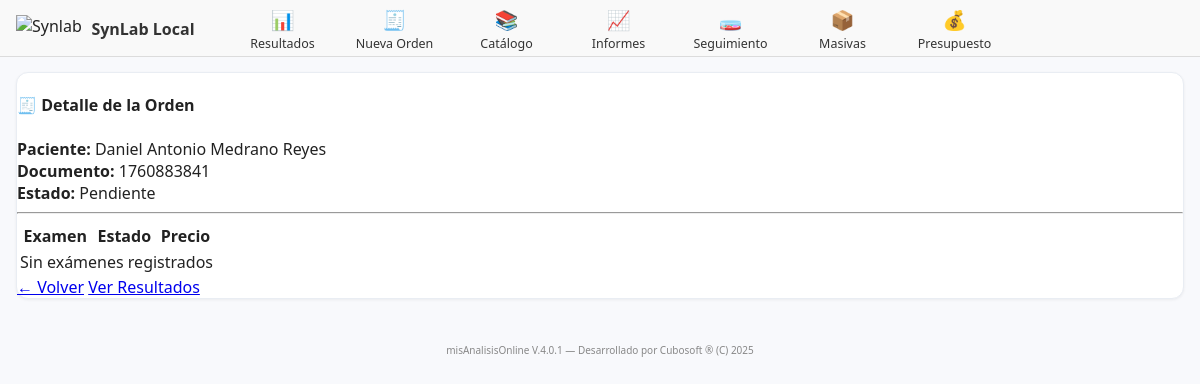
Page /ordenes/5/ (signed in) on the committed database.
### laboratorio/models.py (models this page shows, shortened)
class Orden(models.Model):
    paciente = models.ForeignKey(Paciente, on_delete=models.CASCADE)
    numero_orden = models.CharField(max_length=20, unique=True)
    fecha = models.DateTimeField(auto_now_add=True)
    medico = models.CharField(max_length=150, blank=True, null=True)
    tipo = models.CharField(max_length=20, choices=[('Rutina', 'Rutina'), ('Urgente', 'Urgente')], default='Rutina')
    estado = models.CharField(max_length=20, choices=[
        ('Pendiente', 'Pendiente'),
        ('En proceso', 'En proceso'),
        ('Validado', 'Validado'),
    ], default='Pendiente')
    total = models.DecimalField(max_digits=10, decimal_places=2, default=0.00)
    observaciones = models.TextField(blank=True, null=True)
    equipo = models.ForeignKey(Equipo, on_delete=models.SET_NULL, null=True, blank=True)
    creado_en = models.DateTimeField(auto_now_add=True)
    actualizado_en = models.DateTimeField(auto_now=True)
    creado_por = models.ForeignKey(User, related_name='orden_creado_por', on_delete=models.SET_NULL, null=True, blank=True)
    modificado_por = models.ForeignKey(User, related_name='orden_modificado_por', on_delete=models.SET_NULL, null=True, blank=True)

class Paciente(models.Model):
    documento_identidad = models.CharField(max_length=20, unique=True)
    nombre_completo = models.CharField(max_length=150)
    sexo = models.CharField(max_length=10, choices=[('M', 'Masculino'), ('F', 'Femenino')])
    fecha_nacimiento = models.DateField(null=True, blank=True)
    telefono = models.CharField(max_length=20, blank=True, null=True)
    email = models.EmailField(blank=True, null=True)
    direccion = models.TextField(blank=True, null=True)
    numero_registro = models.PositiveIntegerField(unique=True, editable=False, null=True, blank=True)
    creado_en = models.DateTimeField(auto_now_add=True)
    actualizado_en = models.DateTimeField(auto_now=True)
    creado_por = models.ForeignKey(User, related_name='paciente_creado_por', on_delete=models.SET_NULL, null=True, blank=True)
    modificado_por = models.ForeignKey(User, related_name='paciente_modificado_por', on_delete=models.SET_NULL, null=True, blank=True)

### laboratorio/views.py (the view)
# urls.py: path('ordenes/<int:orden_id>/', views.detalle_orden, name='detalle_orden'),
@login_required
def detalle_orden(request, orden_id):
    orden = get_object_or_404(Orden, id=orden_id)
    examenes = orden.examenes.all()
    return render(request, 'laboratorio/detalle_orden.html', {'orden': orden, 'examenes': examenes})

### laboratorio/templates/laboratorio/detalle_orden.html (shortened to what this page needs)
{% extends "base.html" %}
{% block content %}
<div class="card shadow-sm p-4 bg-white">
  <h4 class="mb-3">🧾 Detalle de la Orden</h4>
  <div class="mb-2"><strong>Paciente:</strong> {{ orden.paciente.nombre_completo }}</div>
  <div class="mb-2"><strong>Documento:</strong> {{ orden.paciente.documento_identidad }}</div>
  <div class="mb-3">
    <strong>Estado:</strong>
    <span class="badge bg-info text-dark">{{ orden.estado }}</span>
  </div>
  <hr>
  <table class="table table-sm table-striped align-middle mb-4">
    <thead>
      <tr>
        <th>Examen</th>
        <th>Estado</th>
        <th class="text-end">Precio</th>
      </tr>
    </thead>
    <tbody>
      {% for ex in examenes %}
      <tr>
        <td>{{ ex.examen.nombre }}</td>
        <td>{{ ex.estado }}</td>
        <td class="text-end">${{ ex.precio|floatformat:2 }}</td>
      </tr>
      {% empty %}
      <tr>
        <td colspan="3" class="text-center text-muted py-3">Sin exámenes registrados</td>
      </tr>
      {% endfor %}
    </tbody>
  </table>
  <div class="d-flex justify-content-between">
    <a href="{% url 'lista_ordenes' %}" class="btn btn-secondary">← Volver</a>
    <a href="{% url 'resultados_orden' orden.id %}" class="btn btn-primary">Ver Resultados</a>
  </div>
</div>
{% endblock %}

### laboratorio/static/laboratorio/CSS/estilo_ordenes.css (style rules this page uses)
:root { --bg:#f6f7fb; --card:#ffffff; --line:#e9edf3; --text:#2a2f36; --muted:#6a7380; --primary:#0b62c3; --primary-tint:#e8f2ff; --secondary:#5e6b7c; --secondary-tint:#eef2f6; --info:#7d8793; --shadow:0 1px 3px rgba(0,0,0,.06); --radius:12px; }
body { margin:0; background:var(--bg); color:var(--text); font-family:-apple-system,"Segoe UI",Roboto,Inter,Arial,sans-serif; }
.card { background:var(--card);border-radius:var(--radius);box-shadow:var(--shadow);border:1px solid var(--line); }

### laboratorio/templates/base.html (style rules this page uses)
body { background-color:#f8f9fc;font-family:'Segoe UI',sans-serif; color:#222;margin:0;padding-top:72px; }

### rows in the picture
Orden: paciente.nombre_completo "Daniel Antonio Medrano Reyes", paciente.documento_identidad "1760883841", estado "Pendiente"
